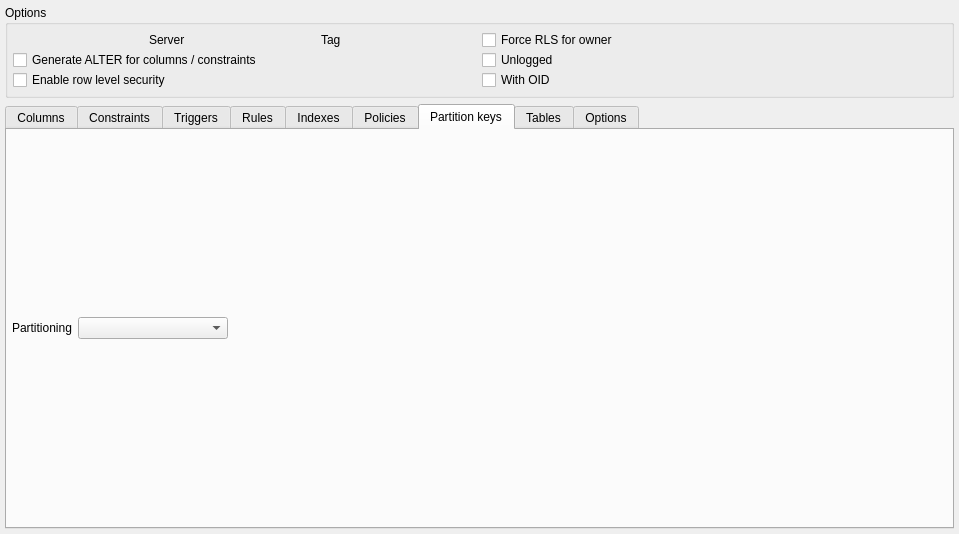
<?xml version="1.0" encoding="UTF-8"?>
<ui version="4.0">
 <class>TableWidget</class>
 <widget class="QWidget" name="TableWidget">
  <property name="geometry">
   <rect>
    <x>0</x>
    <y>0</y>
    <width>959</width>
    <height>534</height>
   </rect>
  </property>
  <property name="sizePolicy">
   <sizepolicy hsizetype="Preferred" vsizetype="Expanding">
    <horstretch>0</horstretch>
    <verstretch>0</verstretch>
   </sizepolicy>
  </property>
  <layout class="QVBoxLayout" name="verticalLayout_2">
   <property name="leftMargin">
    <number>5</number>
   </property>
   <property name="topMargin">
    <number>5</number>
   </property>
   <property name="rightMargin">
    <number>5</number>
   </property>
   <property name="bottomMargin">
    <number>5</number>
   </property>
   <item>
    <widget class="QWidget" name="attributes_wgt" native="true">
     <layout class="QVBoxLayout" name="verticalLayout">
      <property name="spacing">
       <number>5</number>
      </property>
      <property name="leftMargin">
       <number>0</number>
      </property>
      <property name="topMargin">
       <number>0</number>
      </property>
      <property name="rightMargin">
       <number>0</number>
      </property>
      <property name="bottomMargin">
       <number>0</number>
      </property>
      <item>
       <widget class="QGroupBox" name="options_gb">
        <property name="title">
         <string>Options</string>
        </property>
        <layout class="QGridLayout" name="options_grid">
         <property name="leftMargin">
          <number>5</number>
         </property>
         <property name="topMargin">
          <number>5</number>
         </property>
         <property name="rightMargin">
          <number>5</number>
         </property>
         <property name="bottomMargin">
          <number>5</number>
         </property>
         <property name="horizontalSpacing">
          <number>5</number>
         </property>
         <property name="verticalSpacing">
          <number>0</number>
         </property>
         <item row="1" column="0">
          <widget class="QCheckBox" name="gen_alter_cmds_chk">
           <property name="sizePolicy">
            <sizepolicy hsizetype="Expanding" vsizetype="Fixed">
             <horstretch>0</horstretch>
             <verstretch>0</verstretch>
            </sizepolicy>
           </property>
           <property name="text">
            <string>Generate ALTER for columns / constraints</string>
           </property>
          </widget>
         </item>
         <item row="2" column="0">
          <widget class="QCheckBox" name="enable_rls_chk">
           <property name="sizePolicy">
            <sizepolicy hsizetype="Expanding" vsizetype="Fixed">
             <horstretch>0</horstretch>
             <verstretch>0</verstretch>
            </sizepolicy>
           </property>
           <property name="text">
            <string>Enable row level security</string>
           </property>
          </widget>
         </item>
         <item row="0" column="0">
          <layout class="QHBoxLayout" name="horizontalLayout_2">
           <item>
            <layout class="QHBoxLayout" name="server_lt">
             <item>
              <widget class="QLabel" name="server_lbl">
               <property name="sizePolicy">
                <sizepolicy hsizetype="Fixed" vsizetype="Preferred">
                 <horstretch>0</horstretch>
                 <verstretch>0</verstretch>
                </sizepolicy>
               </property>
               <property name="minimumSize">
                <size>
                 <width>0</width>
                 <height>0</height>
                </size>
               </property>
               <property name="text">
                <string>Server</string>
               </property>
              </widget>
             </item>
            </layout>
           </item>
           <item>
            <layout class="QHBoxLayout" name="tag_lt">
             <item>
              <widget class="QLabel" name="tag_lbl">
               <property name="sizePolicy">
                <sizepolicy hsizetype="Fixed" vsizetype="Preferred">
                 <horstretch>0</horstretch>
                 <verstretch>0</verstretch>
                </sizepolicy>
               </property>
               <property name="minimumSize">
                <size>
                 <width>0</width>
                 <height>0</height>
                </size>
               </property>
               <property name="text">
                <string>Tag</string>
               </property>
              </widget>
             </item>
            </layout>
           </item>
          </layout>
         </item>
         <item row="0" column="1">
          <widget class="QCheckBox" name="force_rls_chk">
           <property name="enabled">
            <bool>true</bool>
           </property>
           <property name="sizePolicy">
            <sizepolicy hsizetype="Expanding" vsizetype="Fixed">
             <horstretch>0</horstretch>
             <verstretch>0</verstretch>
            </sizepolicy>
           </property>
           <property name="text">
            <string>Force RLS for owner</string>
           </property>
          </widget>
         </item>
         <item row="1" column="1">
          <widget class="QCheckBox" name="unlogged_chk">
           <property name="sizePolicy">
            <sizepolicy hsizetype="Expanding" vsizetype="Fixed">
             <horstretch>0</horstretch>
             <verstretch>0</verstretch>
            </sizepolicy>
           </property>
           <property name="text">
            <string>Unlogged</string>
           </property>
          </widget>
         </item>
         <item row="2" column="1">
          <widget class="QCheckBox" name="with_oids_chk">
           <property name="sizePolicy">
            <sizepolicy hsizetype="Expanding" vsizetype="Fixed">
             <horstretch>0</horstretch>
             <verstretch>0</verstretch>
            </sizepolicy>
           </property>
           <property name="text">
            <string>With OID</string>
           </property>
           <property name="checked">
            <bool>false</bool>
           </property>
          </widget>
         </item>
        </layout>
       </widget>
      </item>
     </layout>
    </widget>
   </item>
   <item>
    <widget class="QTabWidget" name="attributes_tbw">
     <property name="currentIndex">
      <number>6</number>
     </property>
     <property name="iconSize">
      <size>
       <width>22</width>
       <height>22</height>
      </size>
     </property>
     <widget class="QWidget" name="columns_tab">
      <attribute name="icon">
       <iconset resource="../../res/resources.qrc">
        <normaloff>:/icons/icons/column.png</normaloff>:/icons/icons/column.png</iconset>
      </attribute>
      <attribute name="title">
       <string>Columns</string>
      </attribute>
     </widget>
     <widget class="QWidget" name="constraints_tab">
      <attribute name="icon">
       <iconset resource="../../res/resources.qrc">
        <normaloff>:/icons/icons/constraint.png</normaloff>:/icons/icons/constraint.png</iconset>
      </attribute>
      <attribute name="title">
       <string>Constraints</string>
      </attribute>
     </widget>
     <widget class="QWidget" name="triggers_tab">
      <attribute name="icon">
       <iconset resource="../../res/resources.qrc">
        <normaloff>:/icons/icons/trigger.png</normaloff>:/icons/icons/trigger.png</iconset>
      </attribute>
      <attribute name="title">
       <string>Triggers</string>
      </attribute>
     </widget>
     <widget class="QWidget" name="rules_tab">
      <attribute name="icon">
       <iconset resource="../../res/resources.qrc">
        <normaloff>:/icons/icons/rule.png</normaloff>:/icons/icons/rule.png</iconset>
      </attribute>
      <attribute name="title">
       <string>Rules</string>
      </attribute>
     </widget>
     <widget class="QWidget" name="indexes_tab">
      <attribute name="icon">
       <iconset resource="../../res/resources.qrc">
        <normaloff>:/icons/icons/index.png</normaloff>:/icons/icons/index.png</iconset>
      </attribute>
      <attribute name="title">
       <string>Indexes</string>
      </attribute>
     </widget>
     <widget class="QWidget" name="policies_tab">
      <attribute name="icon">
       <iconset resource="../../res/resources.qrc">
        <normaloff>:/icons/icons/policy.png</normaloff>:/icons/icons/policy.png</iconset>
      </attribute>
      <attribute name="title">
       <string>Policies</string>
      </attribute>
     </widget>
     <widget class="QWidget" name="part_keys_tab">
      <attribute name="icon">
       <iconset resource="../../res/resources.qrc">
        <normaloff>:/icons/icons/partitionkey.png</normaloff>:/icons/icons/partitionkey.png</iconset>
      </attribute>
      <attribute name="title">
       <string>Partition keys</string>
      </attribute>
      <layout class="QVBoxLayout" name="verticalLayout_4">
       <property name="leftMargin">
        <number>5</number>
       </property>
       <property name="topMargin">
        <number>5</number>
       </property>
       <property name="rightMargin">
        <number>5</number>
       </property>
       <property name="bottomMargin">
        <number>5</number>
       </property>
       <item>
        <layout class="QHBoxLayout" name="horizontalLayout_3">
         <item>
          <widget class="QLabel" name="partitioning_type_lbl">
           <property name="sizePolicy">
            <sizepolicy hsizetype="Fixed" vsizetype="Preferred">
             <horstretch>0</horstretch>
             <verstretch>0</verstretch>
            </sizepolicy>
           </property>
           <property name="text">
            <string>Partitioning</string>
           </property>
          </widget>
         </item>
         <item>
          <widget class="QComboBox" name="partitioning_type_cmb">
           <property name="minimumSize">
            <size>
             <width>150</width>
             <height>0</height>
            </size>
           </property>
           <property name="iconSize">
            <size>
             <width>28</width>
             <height>28</height>
            </size>
           </property>
          </widget>
         </item>
         <item>
          <spacer name="horizontalSpacer">
           <property name="orientation">
            <enum>Qt::Orientation::Horizontal</enum>
           </property>
           <property name="sizeHint" stdset="0">
            <size>
             <width>40</width>
             <height>20</height>
            </size>
           </property>
          </spacer>
         </item>
        </layout>
       </item>
      </layout>
     </widget>
     <widget class="QWidget" name="parent_tables_tab">
      <attribute name="icon">
       <iconset resource="../../res/resources.qrc">
        <normaloff>:/icons/icons/table.png</normaloff>:/icons/icons/table.png</iconset>
      </attribute>
      <attribute name="title">
       <string>Tables</string>
      </attribute>
     </widget>
     <widget class="QWidget" name="ftab_options_tab">
      <attribute name="icon">
       <iconset resource="../../res/resources.qrc">
        <normaloff>:/icons/icons/config.png</normaloff>:/icons/icons/config.png</iconset>
      </attribute>
      <attribute name="title">
       <string>Options</string>
      </attribute>
     </widget>
    </widget>
   </item>
  </layout>
 </widget>
 <tabstops>
  <tabstop>attributes_tbw</tabstop>
 </tabstops>
 <resources>
  <include location="../../res/resources.qrc"/>
 </resources>
 <connections/>
</ui>
